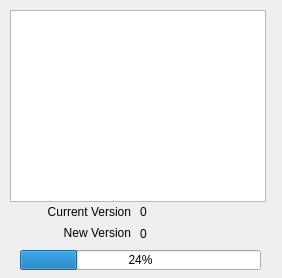
<?xml version="1.0" encoding="UTF-8"?>
<ui version="4.0">
 <class>UpdaterForm</class>
 <widget class="QWidget" name="UpdaterForm">
  <property name="geometry">
   <rect>
    <x>0</x>
    <y>0</y>
    <width>282</width>
    <height>278</height>
   </rect>
  </property>
  <property name="font">
   <font>
    <family>Ubuntu</family>
   </font>
  </property>
  <property name="windowTitle">
   <string>Updater</string>
  </property>
  <widget class="QWidget" name="centralwidget" native="true">
   <property name="geometry">
    <rect>
     <x>0</x>
     <y>0</y>
     <width>276</width>
     <height>271</height>
    </rect>
   </property>
   <widget class="QPlainTextEdit" name="TextEdit">
    <property name="geometry">
     <rect>
      <x>10</x>
      <y>10</y>
      <width>256</width>
      <height>192</height>
     </rect>
    </property>
   </widget>
   <widget class="QProgressBar" name="progressBar">
    <property name="geometry">
     <rect>
      <x>20</x>
      <y>250</y>
      <width>241</width>
      <height>20</height>
     </rect>
    </property>
    <property name="value">
     <number>24</number>
    </property>
   </widget>
   <widget class="QLabel" name="label1">
    <property name="geometry">
     <rect>
      <x>20</x>
      <y>203</y>
      <width>111</width>
      <height>17</height>
     </rect>
    </property>
    <property name="text">
     <string>Current Version</string>
    </property>
    <property name="alignment">
     <set>Qt::AlignRight|Qt::AlignTrailing|Qt::AlignVCenter</set>
    </property>
   </widget>
   <widget class="QLabel" name="label2">
    <property name="geometry">
     <rect>
      <x>20</x>
      <y>224</y>
      <width>111</width>
      <height>17</height>
     </rect>
    </property>
    <property name="text">
     <string>New Version</string>
    </property>
    <property name="alignment">
     <set>Qt::AlignRight|Qt::AlignTrailing|Qt::AlignVCenter</set>
    </property>
   </widget>
   <widget class="QLabel" name="label3">
    <property name="geometry">
     <rect>
      <x>140</x>
      <y>203</y>
      <width>66</width>
      <height>17</height>
     </rect>
    </property>
    <property name="text">
     <string>0</string>
    </property>
   </widget>
   <widget class="QLabel" name="label4">
    <property name="geometry">
     <rect>
      <x>140</x>
      <y>225</y>
      <width>66</width>
      <height>17</height>
     </rect>
    </property>
    <property name="text">
     <string>0</string>
    </property>
   </widget>
  </widget>
 </widget>
 <resources/>
 <connections/>
</ui>
